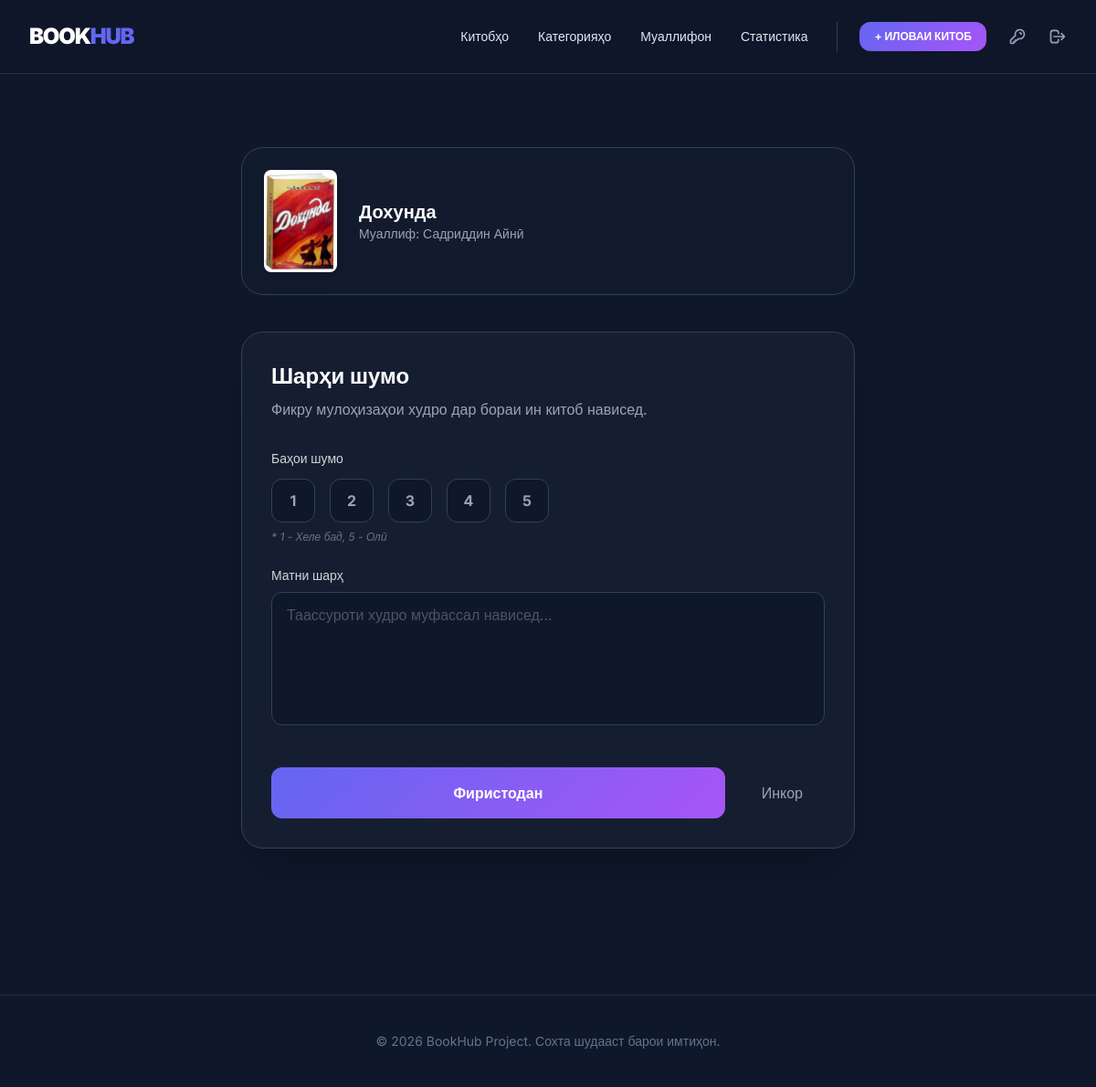
The page /add_review/1/ (signed in) on the database its author committed.
### app/models.py (models this page shows, shortened)
class Book(models.Model):
    title = models.CharField(max_length=50)
    description = models.TextField()
    price = models.DecimalField(max_digits=15,decimal_places=2)
    cover_image = models.ImageField(upload_to="books/")
    created_at = models.DateTimeField(auto_now_add=True)
    author = models.ForeignKey(Author,related_name='books',on_delete=models.CASCADE)
    category = models.ForeignKey(Category,related_name='books',on_delete=models.CASCADE)
    created_by = models.ForeignKey(User,related_name='books',on_delete=models.CASCADE)

class Author(models.Model):
    full_name = models.CharField(max_length=50)
    bio = models.TextField()

### app/views.py (the view, shortened to what this page needs)
# urls.py: path('add_review/<int:book_id>/', create_review, name='add_review'),
def create_review(request, book_id):
    if not request.session.get('user_id'):
        return redirect('login')
    book = get_object_or_404(Book, id=book_id)
    user = get_object_or_404(User, id=request.session['user_id'])
    return render(request, 'create_review.html', {'book': book})

### templates/create_review.html (shortened to what this page needs)
{% extends 'base.html' %}
{% block content %}
<div class="max-w-2xl mx-auto py-10">
    <div class="flex items-center gap-6 mb-10 p-6 bg-slate-800/20 border border-slate-700 rounded-3xl">
        {% if book.cover_image %}
            <img src="{{ book.cover_image.url }}" class="w-20 h-28 object-cover rounded-lg shadow-lg">
        {% endif %}
        <div>
            <h2 class="text-xl font-bold text-white">{{ book.title }}</h2>
            <p class="text-gray-400 text-sm">Муаллиф: {{ book.author.full_name }}</p>
        </div>
    </div>
    <div class="bg-slate-800/40 border border-slate-700 rounded-3xl p-8 shadow-2xl relative">
        <div class="mb-8">
            <h1 class="text-2xl font-bold text-white">Шарҳи шумо</h1>
            <p class="text-gray-400 mt-2">Фикру мулоҳизаҳои худро дар бораи ин китоб нависед.</p>
        </div>
        <form method="POST" class="space-y-6">
            <div>
                <label class="block text-sm font-medium text-gray-300 mb-3">Баҳои шумо</label>
                <div class="flex gap-4">
                    {% for i in "12345" %}
                    <label class="relative cursor-pointer group">
                        <div class="w-12 h-12 flex items-center justify-center bg-slate-900 border border-slate-700 rounded-xl text-gray-400 peer-checked:bg-indigo-600 peer-checked:text-white peer-checked:border-indigo-500 group-hover:border-indigo-400 transition-all font-bold">
                            {{ i }}
                        </div>
                    </label>
                    {% endfor %}
                </div>
                <p class="text-xs text-gray-500 mt-2 italic">* 1 - Хеле бад, 5 - Олӣ</p>
            </div>
            <div>
                <label for="text" class="block text-sm font-medium text-gray-300 mb-2">Матни шарҳ</label>
                <textarea name="text" id="text" rows="5" required
                          placeholder="Таассуроти худро муфассал нависед..."
                          class="w-full bg-slate-900 border border-slate-700 text-white rounded-xl px-4 py-3 focus:ring-2 focus:ring-indigo-500 outline-none transition resize-none placeholder:text-gray-600"></textarea>
            </div>
            <div class="flex items-center gap-4 pt-4">
                <button type="submit" class="flex-1 btn-premium py-4 rounded-xl font-bold text-white">
                    Фиристодан
                </button>
                <a href="{% url 'detail_book' book.id %}" class="px-6 py-4 text-gray-400 hover:text-white transition font-medium">
                    Инкор
                </a>
            </div>
        </form>
    </div>
</div>
{% endblock %}

### templates/base.html (style rules this page uses)
body { font-family: 'Inter', sans-serif; background-color: #0f172a; }
.btn-premium { background: linear-gradient(135deg, #6366f1 0%, #a855f7 100%); transition: all 0.3s ease; }

### rows shown on the page
Book: cover_image (picture), title "Дохунда", author.full_name "Садриддин Айнӣ"

### other values the page prints
{{ i }} "1" "2" "3" "4" "5"
